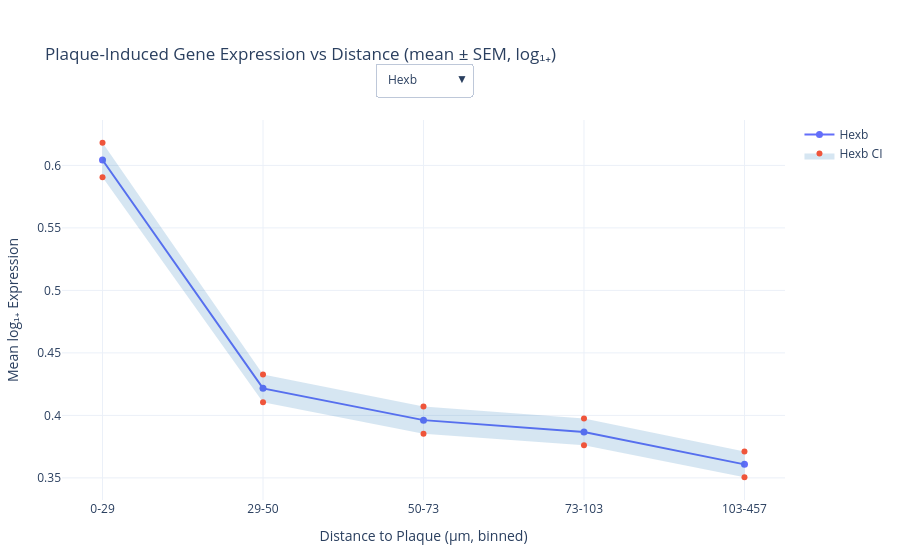

Source (notebook cell):
### Markdown cell above
- Visualization details: `plot_gene_expression_by_distance` draws per-gene mean ± SEM across ordered distance bins; `plot_expression_heatmap` summarizes the same information compactly. Both highlight consistent decreasing gradients for microglial (e.g., Hexb, Ctsd, Cst3, Apoe) and astrocytic (e.g., Gfap, Serpina3n, Vim) markers.

### Code cell
plot_gene_expression_by_distance_interactive(
    summary_df,
    pig_genes=PIG_GENES   # replace with your list
)

### Figure 1 — Plotly figure (JSON) as saved in the notebook; plotly's stock layout.template omitted (floating-point values rounded to 4 significant figures)
{"data": [{"line": {"width": 2}, "marker": {"size": 7}, "mode": "lines+markers", "name": "Hexb", "type": "scatter", "visible": true, "x": ["0-29", "29-50", "50-73", "73-103", "103-457"], "y": [0.6043, 0.4216, 0.3962, 0.3867, 0.3608]}, {"fill": "toself", "fillcolor": "rgba(31, 119, 180, 0.18)", "hoverinfo": "skip", "line": {"width": 0}, "name": "Hexb CI", "type": "scatter", "visible": true, "x": ["0-29", "29-50", "50-73", "73-103", "103-457", "103-457", "73-103", "50-73", "29-50", "0-29"], "y": [0.6181, 0.4327, 0.4072, 0.3974, 0.3711, 0.3505, 0.3761, 0.3852, 0.4105, 0.5905]}, {"line": {"width": 2}, "marker": {"size": 7}, "mode": "lines+markers", "name": "Cst3", "type": "scatter", "visible": false, "x": ["0-29", "29-50", "50-73", "73-103", "103-457"], "y": [2.691, 2.63, 2.57, 2.51, 2.374]}, {"fill": "toself", "fillcolor": "rgba(31, 119, 180, 0.18)", "hoverinfo": "skip", "line": {"width": 0}, "name": "Cst3 CI", "type": "scatter", "visible": false, "x": ["0-29", "29-50", "50-73", "73-103", "103-457", "103-457", "73-103", "50-73", "29-50", "0-29"], "y": [2.706, 2.644, 2.584, 2.525, 2.39, 2.359, 2.495, 2.555, 2.615, 2.676]}, {"line": {"width": 2}, "marker": {"size": 7}, "mode": "lines+markers", "name": "Cd63", "type": "scatter", "visible": false, "x": ["0-29", "29-50", "50-73", "73-103", "103-457"], "y": [0.7563, 0.6249, 0.5932, 0.563, 0.5717]}, {"fill": "toself", "fillcolor": "rgba(31, 119, 180, 0.18)", "hoverinfo": "skip", "line": {"width": 0}, "name": "Cd63 CI", "type": "scatter", "visible": false, "x": ["0-29", "29-50", "50-73", "73-103", "103-457", "103-457", "73-103", "50-73", "29-50", "0-29"], "y": [0.7684, 0.6365, 0.6045, 0.5741, 0.5833, 0.56, 0.5519, 0.5819, 0.6134, 0.7441]}, {"line": {"width": 2}, "marker": {"size": 7}, "mode": "lines+markers", "name": "C4b", "type": "scatter", "visible": false, "x": ["0-29", "29-50", "50-73", "73-103", "103-457"], "y": [0.6308, 0.5782, 0.5309, 0.4686, 0.4475]}, {"fill": "toself", "fillcolor": "rgba(31, 119, 180, 0.18)", "hoverinfo": "skip", "line": {"width": 0}, "name": "C4b CI", "type": "scatter", "visible": false, "x": ["0-29", "29-50", "50-73", "73-103", "103-457", "103-457", "73-103", "50-73", "29-50", "0-29"], "y": [0.644, 0.5912, 0.5434, 0.4804, 0.4593, 0.4358, 0.4568, 0.5184, 0.5652, 0.6176]}, {"line": {"width": 2}, "marker": {"size": 7}, "mode": "lines+markers", "name": "Ctsd", "type": "scatter", "visible": false, "x": ["0-29", "29-50", "50-73", "73-103", "103-457"], "y": [1.342, 1.14, 1.119, 1.093, 1.07]}, {"fill": "toself", "fillcolor": "rgba(31, 119, 180, 0.18)", "hoverinfo": "skip", "line": {"width": 0}, "name": "Ctsd CI", "type": "scatter", "visible": false, "x": ["0-29", "29-50", "50-73", "73-103", "103-457", "103-457", "73-103", "50-73", "29-50", "0-29"], "y": [1.357, 1.154, 1.133, 1.107, 1.084, 1.056, 1.08, 1.106, 1.127, 1.327]}, {"line": {"width": 2}, "marker": {"size": 7}, "mode": "lines+markers", "name": "B2m", "type": "scatter", "visible": false, "x": ["0-29", "29-50", "50-73", "73-103", "103-457"], "y": [0.9646, 0.7763, 0.7125, 0.6737, 0.5948]}, {"fill": "toself", "fillcolor": "rgba(31, 119, 180, 0.18)", "hoverinfo": "skip", "line": {"width": 0}, "name": "B2m CI", "type": "scatter", "visible": false, "x": ["0-29", "29-50", "50-73", "73-103", "103-457", "103-457", "73-103", "50-73", "29-50", "0-29"], "y": [0.9777, 0.7885, 0.7244, 0.6854, 0.6062, 0.5835, 0.662, 0.7006, 0.7641, 0.9515]}, {"line": {"width": 2}, "marker": {"size": 7}, "mode": "lines+markers", "name": "H2-K1", "type": "scatter", "visible": false, "x": ["0-29", "29-50", "50-73", "73-103", "103-457"], "y": [0.4507, 0.354, 0.3357, 0.3167, 0.2938]}, {"fill": "toself", "fillcolor": "rgba(31, 119, 180, 0.18)", "hoverinfo": "skip", "line": {"width": 0}, "name": "H2-K1 CI", "type": "scatter", "visible": false, "x": ["0-29", "29-50", "50-73", "73-103", "103-457", "103-457", "73-103", "50-73", "29-50", "0-29"], "y": [0.4608, 0.3632, 0.3447, 0.3255, 0.3023, 0.2853, 0.3079, 0.3268, 0.3449, 0.4407]}, {"line": {"width": 2}, "marker": {"size": 7}, "mode": "lines+markers", "name": "Apoe", "type": "scatter", "visible": false, "x": ["0-29", "29-50", "50-73", "73-103", "103-457"], "y": [1.972, 1.852, 1.812, 1.777, 1.716]}, {"fill": "toself", "fillcolor": "rgba(31, 119, 180, 0.18)", "hoverinfo": "skip", "line": {"width": 0}, "name": "Apoe CI", "type": "scatter", "visible": false, "x": ["0-29", "29-50", "50-73", "73-103", "103-457", "103-457", "73-103", "50-73", "29-50", "0-29"], "y": [1.988, 1.867, 1.827, 1.793, 1.732, 1.7, 1.762, 1.797, 1.836, 1.957]}, {"line": {"width": 2}, "marker": {"size": 7}, "mode": "lines+markers", "name": "Gfap", "type": "scatter", "visible": false, "x": ["0-29", "29-50", "50-73", "73-103", "103-457"], "y": [1.704, 1.411, 1.229, 1.13, 0.9847]}, {"fill": "toself", "fillcolor": "rgba(31, 119, 180, 0.18)", "hoverinfo": "skip", "line": {"width": 0}, "name": "Gfap CI", "type": "scatter", "visible": false, "x": ["0-29", "29-50", "50-73", "73-103", "103-457", "103-457", "73-103", "50-73", "29-50", "0-29"], "y": [1.725, 1.431, 1.248, 1.148, 1.001, 0.9681, 1.112, 1.21, 1.392, 1.684]}, {"line": {"width": 2}, "marker": {"size": 7}, "mode": "lines+markers", "name": "Nrep", "type": "scatter", "visible": false, "x": ["0-29", "29-50", "50-73", "73-103", "103-457"], "y": [0.3556, 0.4057, 0.4, 0.3845, 0.3428]}, {"fill": "toself", "fillcolor": "rgba(31, 119, 180, 0.18)", "hoverinfo": "skip", "line": {"width": 0}, "name": "Nrep CI", "type": "scatter", "visible": false, "x": ["0-29", "29-50", "50-73", "73-103", "103-457", "103-457", "73-103", "50-73", "29-50", "0-29"], "y": [0.366, 0.4168, 0.4109, 0.3949, 0.3526, 0.333, 0.3742, 0.3891, 0.3946, 0.3451]}, {"line": {"width": 2}, "marker": {"size": 7}, "mode": "lines+markers", "name": "Serpina3n", "type": "scatter", "visible": false, "x": ["0-29", "29-50", "50-73", "73-103", "103-457"], "y": [0.3843, 0.3026, 0.2488, 0.2116, 0.2105]}, {"fill": "toself", "fillcolor": "rgba(31, 119, 180, 0.18)", "hoverinfo": "skip", "line": {"width": 0}, "name": "Serpina3n CI", "type": "scatter", "visible": false, "x": ["0-29", "29-50", "50-73", "73-103", "103-457", "103-457", "73-103", "50-73", "29-50", "0-29"], "y": [0.3952, 0.3124, 0.2578, 0.2197, 0.2187, 0.2022, 0.2035, 0.2399, 0.2928, 0.3733]}, {"line": {"width": 2}, "marker": {"size": 7}, "mode": "lines+markers", "name": "Cd74", "type": "scatter", "visible": false, "x": ["0-29", "29-50", "50-73", "73-103", "103-457"], "y": [0.2214, 0.1001, 0.08051, 0.07316, 0.05831]}, {"fill": "toself", "fillcolor": "rgba(31, 119, 180, 0.18)", "hoverinfo": "skip", "line": {"width": 0}, "name": "Cd74 CI", "type": "scatter", "visible": false, "x": ["0-29", "29-50", "50-73", "73-103", "103-457", "103-457", "73-103", "50-73", "29-50", "0-29"], "y": [0.2307, 0.1062, 0.08599, 0.07839, 0.06299, 0.05364, 0.06793, 0.07502, 0.09388, 0.212]}, {"line": {"width": 2}, "marker": {"size": 7}, "mode": "lines+markers", "name": "Cxcl10", "type": "scatter", "visible": false, "x": ["0-29", "29-50", "50-73", "73-103", "103-457"], "y": [0.03114, 0.0131, 0.009506, 0.006162, 0.006018]}, {"fill": "toself", "fillcolor": "rgba(31, 119, 180, 0.18)", "hoverinfo": "skip", "line": {"width": 0}, "name": "Cxcl10 CI", "type": "scatter", "visible": false, "x": ["0-29", "29-50", "50-73", "73-103", "103-457", "103-457", "73-103", "50-73", "29-50", "0-29"], "y": [0.03486, 0.01534, 0.01133, 0.007602, 0.007571, 0.004465, 0.004722, 0.007678, 0.01087, 0.02741]}, {"line": {"width": 2}, "marker": {"size": 7}, "mode": "lines+markers", "name": "Vim", "type": "scatter", "visible": false, "x": ["0-29", "29-50", "50-73", "73-103", "103-457"], "y": [0.6065, 0.3665, 0.3054, 0.2859, 0.2816]}, {"fill": "toself", "fillcolor": "rgba(31, 119, 180, 0.18)", "hoverinfo": "skip", "line": {"width": 0}, "name": "Vim CI", "type": "scatter", "visible": false, "x": ["0-29", "29-50", "50-73", "73-103", "103-457", "103-457", "73-103", "50-73", "29-50", "0-29"], "y": [0.6204, 0.3774, 0.3151, 0.2955, 0.2915, 0.2718, 0.2764, 0.2956, 0.3557, 0.5926]}, {"line": {"width": 2}, "marker": {"size": 7}, "mode": "lines+markers", "name": "S100a6", "type": "scatter", "visible": false, "x": ["0-29", "29-50", "50-73", "73-103", "103-457"], "y": [0.3153, 0.2335, 0.193, 0.1885, 0.1745]}, {"fill": "toself", "fillcolor": "rgba(31, 119, 180, 0.18)", "hoverinfo": "skip", "line": {"width": 0}, "name": "S100a6 CI", "type": "scatter", "visible": false, "x": ["0-29", "29-50", "50-73", "73-103", "103-457", "103-457", "73-103", "50-73", "29-50", "0-29"], "y": [0.3245, 0.2414, 0.2001, 0.1956, 0.1814, 0.1675, 0.1815, 0.1859, 0.2256, 0.3062]}, {"line": {"width": 2}, "marker": {"size": 7}, "mode": "lines+markers", "name": "Ifit3", "type": "scatter", "visible": false, "x": ["0-29", "29-50", "50-73", "73-103", "103-457"], "y": [0.2526, 0.1987, 0.1963, 0.1795, 0.162]}, {"fill": "toself", "fillcolor": "rgba(31, 119, 180, 0.18)", "hoverinfo": "skip", "line": {"width": 0}, "name": "Ifit3 CI", "type": "scatter", "visible": false, "x": ["0-29", "29-50", "50-73", "73-103", "103-457", "103-457", "73-103", "50-73", "29-50", "0-29"], "y": [0.2611, 0.2062, 0.2038, 0.1867, 0.1689, 0.155, 0.1723, 0.1888, 0.1912, 0.2442]}], "layout": {"margin": {"b": 60, "l": 60, "r": 20, "t": 120}, "title": {"text": "Plaque-Induced Gene Expression vs Distance (mean ± SEM, log₁₊)"}, "updatemenus": [{"buttons": [{"args": [{"visible": [true, true, false, false, false, false, false, false, false, false, false, false, false, false, false, false, false, false, false, false, false, false, false, false, false, false, false, false, false, false, false, false]}, {"title": "Plaque-Induced Gene Expression vs Distance (mean ± SEM, log₁₊)<br><sup>Hexb</sup>"}], "label": "Hexb", "method": "update"}, {"args": [{"visible": [false, false, true, true, false, false, false, false, false, false, false, false, false, false, false, false, false, false, false, false, false, false, false, false, false, false, false, false, false, false, false, false]}, {"title": "Plaque-Induced Gene Expression vs Distance (mean ± SEM, log₁₊)<br><sup>Cst3</sup>"}], "label": "Cst3", "method": "update"}, {"args": [{"visible": [false, false, false, false, true, true, false, false, false, false, false, false, false, false, false, false, false, false, false, false, false, false, false, false, false, false, false, false, false, false, false, false]}, {"title": "Plaque-Induced Gene Expression vs Distance (mean ± SEM, log₁₊)<br><sup>Cd63</sup>"}], "label": "Cd63", "method": "update"}, {"args": [{"visible": [false, false, false, false, false, false, true, true, false, false, false, false, false, false, false, false, false, false, false, false, false, false, false, false, false, false, false, false, false, false, false, false]}, {"title": "Plaque-Induced Gene Expression vs Distance (mean ± SEM, log₁₊)<br><sup>C4b</sup>"}], "label": "C4b", "method": "update"}, {"args": [{"visible": [false, false, false, false, false, false, false, false, true, true, false, false, false, false, false, false, false, false, false, false, false, false, false, false, false, false, false, false, false, false, false, false]}, {"title": "Plaque-Induced Gene Expression vs Distance (mean ± SEM, log₁₊)<br><sup>Ctsd</sup>"}], "label": "Ctsd", "method": "update"}, {"args": [{"visible": [false, false, false, false, false, false, false, false, false, false, true, true, false, false, false, false, false, false, false, false, false, false, false, false, false, false, false, false, false, false, false, false]}, {"title": "Plaque-Induced Gene Expression vs Distance (mean ± SEM, log₁₊)<br><sup>B2m</sup>"}], "label": "B2m", "method": "update"}, {"args": [{"visible": [false, false, false, false, false, false, false, false, false, false, false, false, true, true, false, false, false, false, false, false, false, false, false, false, false, false, false, false, false, false, false, false]}, {"title": "Plaque-Induced Gene Expression vs Distance (mean ± SEM, log₁₊)<br><sup>H2-K1</sup>"}], "label": "H2-K1", "method": "update"}, {"args": [{"visible": [false, false, false, false, false, false, false, false, false, false, false, false, false, false, true, true, false, false, false, false, false, false, false, false, false, false, false, false, false, false, false, false]}, {"title": "Plaque-Induced Gene Expression vs Distance (mean ± SEM, log₁₊)<br><sup>Apoe</sup>"}], "label": "Apoe", "method": "update"}, {"args": [{"visible": [false, false, false, false, false, false, false, false, false, false, false, false, false, false, false, false, true, true, false, false, false, false, false, false, false, false, false, false, false, false, false, false]}, {"title": "Plaque-Induced Gene Expression vs Distance (mean ± SEM, log₁₊)<br><sup>Gfap</sup>"}], "label": "Gfap", "method": "update"}, {"args": [{"visible": [false, false, false, false, false, false, false, false, false, false, false, false, false, false, false, false, false, false, true, true, false, false, false, false, false, false, false, false, false, false, false, false]}, {"title": "Plaque-Induced Gene Expression vs Distance (mean ± SEM, log₁₊)<br><sup>Nrep</sup>"}], "label": "Nrep", "method": "update"}, {"args": [{"visible": [false, false, false, false, false, false, false, false, false, false, false, false, false, false, false, false, false, false, false, false, true, true, false, false, false, false, false, false, false, false, false, false]}, {"title": "Plaque-Induced Gene Expression vs Distance (mean ± SEM, log₁₊)<br><sup>Serpina3n</sup>"}], "label": "Serpina3n", "method": "update"}, {"args": [{"visible": [false, false, false, false, false, false, false, false, false, false, false, false, false, false, false, false, false, false, false, false, false, false, true, true, false, false, false, false, false, false, false, false]}, {"title": "Plaque-Induced Gene Expression vs Distance (mean ± SEM, log₁₊)<br><sup>Cd74</sup>"}], "label": "Cd74", "method": "update"}, {"args": [{"visible": [false, false, false, false, false, false, false, false, false, false, false, false, false, false, false, false, false, false, false, false, false, false, false, false, true, true, false, false, false, false, false, false]}, {"title": "Plaque-Induced Gene Expression vs Distance (mean ± SEM, log₁₊)<br><sup>Cxcl10</sup>"}], "label": "Cxcl10", "method": "update"}, {"args": [{"visible": [false, false, false, false, false, false, false, false, false, false, false, false, false, false, false, false, false, false, false, false, false, false, false, false, false, false, true, true, false, false, false, false]}, {"title": "Plaque-Induced Gene Expression vs Distance (mean ± SEM, log₁₊)<br><sup>Vim</sup>"}], "label": "Vim", "method": "update"}, {"args": [{"visible": [false, false, false, false, false, false, false, false, false, false, false, false, false, false, false, false, false, false, false, false, false, false, false, false, false, false, false, false, true, true, false, false]}, {"title": "Plaque-Induced Gene Expression vs Distance (mean ± SEM, log₁₊)<br><sup>S100a6</sup>"}], "label": "S100a6", "method": "update"}, {"args": [{"visible": [false, false, false, false, false, false, false, false, false, false, false, false, false, false, false, false, false, false, false, false, false, false, false, false, false, false, false, false, false, false, true, true]}, {"title": "Plaque-Induced Gene Expression vs Distance (mean ± SEM, log₁₊)<br><sup>Ifit3</sup>"}], "label": "Ifit3", "method": "update"}], "direction": "down", "x": 0.5, "xanchor": "center", "y": 1.15, "yanchor": "top"}], "xaxis": {"title": {"text": "Distance to Plaque (µm, binned)"}}, "yaxis": {"title": {"text": "Mean log₁₊ Expression"}}}}
